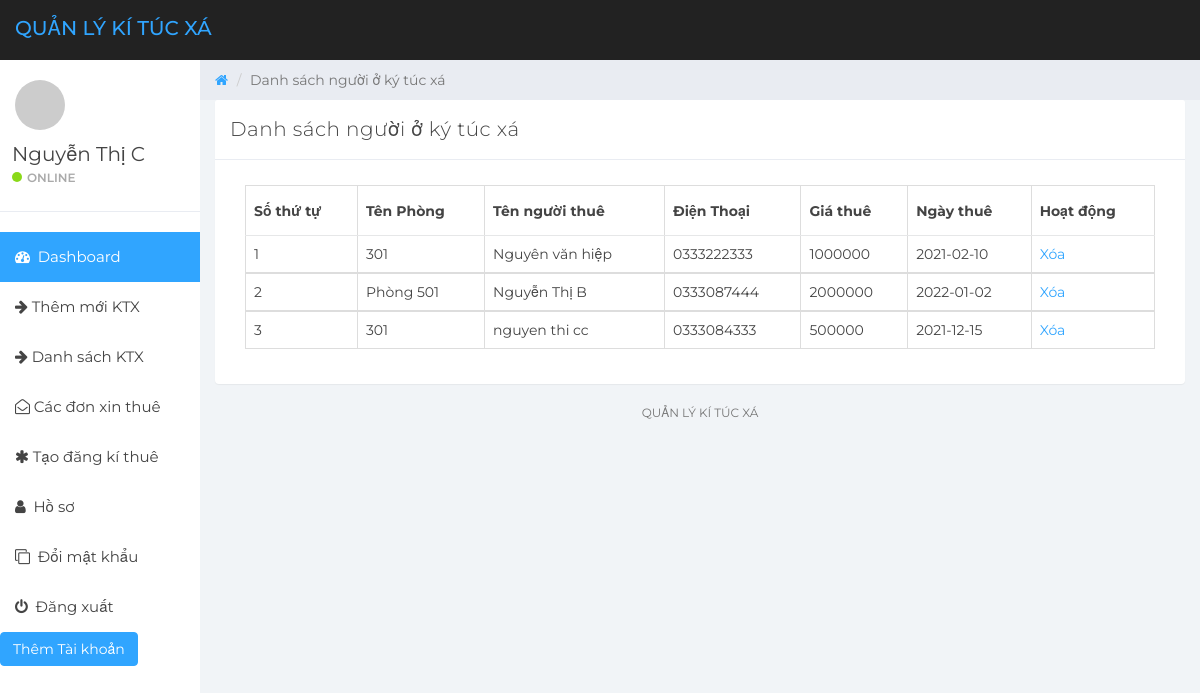
Page /manage-expense.php (signed in) on the committed database.
### tables this page shows
CREATE TABLE `tbluser` (
  `ID` int(10) NOT NULL,
  `FullName` varchar(150) DEFAULT NULL,
  `Email` varchar(200) DEFAULT NULL,
  `MobileNumber` bigint(10) DEFAULT NULL,
  `Password` varchar(200) DEFAULT NULL,
  `RegDate` timestamp NOT NULL DEFAULT current_timestamp(),
  `role` int(11) DEFAULT NULL
);

CREATE TABLE `thuephong` (
  `ID` int(10) NOT NULL,
  `UserId` int(10) NOT NULL,
  `NgayThue` date DEFAULT NULL,
  `PhongThue` varchar(200) DEFAULT NULL,
  `GiaThue` varchar(200) DEFAULT NULL,
  `Name` varchar(200) DEFAULT NULL,
  `Phone` varchar(200) DEFAULT NULL,
  `NoteDate` timestamp NULL DEFAULT current_timestamp()
);

### manage-expense.php (the view, shortened to what this page needs)
  <?php
if (strlen($_SESSION['detsuid']==0)) {
  header('location:logout.php');
  } else{
?>
<!DOCTYPE html>
<html>
<head>
	<link href="css/bootstrap.min.css" rel="stylesheet">
	<link href="css/font-awesome.min.css" rel="stylesheet">
	<link href="css/datepicker3.css" rel="stylesheet">
	<link href="css/styles.css" rel="stylesheet">
</head>
<body>
	<?php include_once('includes/header.php');?>
	<?php include_once('includes/sidebar.php');?>
	<div class="col-sm-9 col-sm-offset-3 col-lg-10 col-lg-offset-2 main">
		<div class="row">
			<ol class="breadcrumb">
				<li><a href="#">
					<em class="fa fa-home"></em>
				</a></li>
				<li class="active">Danh sách người ở ký túc xá</li>
			</ol>
		</div>
		<div class="row">
			<div class="col-lg-12">
				<div class="panel panel-default">
					<div class="panel-heading">Danh sách người ở ký túc xá</div>
					<div class="panel-body">
						<div class="col-md-12">
							<div class="table-responsive">
            <table class="table table-bordered mg-b-0">
              <thead>
                <tr>
                  <th>Số thứ tự</th>
                  <th>Tên Phòng</th>
                  <th>Tên người thuê</th>
                  <th>Điện Thoại</th>
				  <th>Giá thuê</th>
                  <th>Ngày thuê</th>
                  <th>Hoạt động</th>
                </tr>
              </thead>
              <?php
              $userid=$_SESSION['detsuid'];
$ret=mysqli_query($con,"select * from thuephong where UserId='$userid'");
$cnt=1;
while ($row=mysqli_fetch_array($ret)) {
?>
              <tbody>
                <tr>
                  <td><?php echo $cnt;?></td>
                  <td><?php  echo $row['PhongThue'];?></td>
                  <td><?php  echo $row['Name'];?></td>
				  <td><?php  echo $row['Phone'];?></td>
                  <td><?php  echo $row['GiaThue'];?></td>
				  <td><?php  echo $row['NgayThue'];?></td>
                  <td><a href="manage-expense.php?delid=<?php echo $row['ID'];?>">Xóa</a>
                </tr>
                <?php
$cnt=$cnt+1;
}?>
              </tbody>
            </table>
          </div>
						</div>
					</div>
				</div>
			</div>
			<?php include_once('includes/footer.php');?>
		</div>
	</div>
</body>
</html>
<?php }  ?>

### includes/header.php (shortened to what this page needs)
<nav class="navbar navbar-custom navbar-fixed-top" role="navigation">
        <div class="container-fluid">
            <div class="navbar-header">
                <a class="navbar-brand" href="dashboard.php"><span>Quản lý kí túc xá</span></a>
            </div>
        </div>
    </nav>

### includes/sidebar.php (shortened to what this page needs)
<?php
include('includes/dbconnection.php');
?>
<div id="sidebar-collapse" class="col-sm-3 col-lg-2 sidebar">
        <div class="profile-sidebar">
            <div class="profile-userpic">
                <img src="http://placehold.it/50/30a5ff/fff" class="img-responsive" alt="">
            </div>
            <div class="profile-usertitle">
                <?php
$uid=$_SESSION['detsuid'];
$ret=mysqli_query($con,"select FullName from tbluser where ID='$uid'");
$row=mysqli_fetch_array($ret);
$name=$row['FullName'];
?>
                <div class="profile-usertitle-name"><?php echo $name; ?></div>
                <div class="profile-usertitle-status"><span class="indicator label-success"></span>Online</div>
            </div>
        </div>
        <ul class="nav menu">
            <li class="active"><a href="dashboard.php"><em class="fa fa-dashboard">&nbsp;</em> Dashboard</a></li>
            <li><a href="add-expense.php"><em class="fa fa-arrow-right">&nbsp;</em>Thêm mới KTX</a></li>
            <li><a href="manage-expense.php"><em class="fa fa-arrow-right">&nbsp;</em>Danh sách KTX</a></li>
            <li><a href="list-add.php"><em class="fa fa-envelope-open-o">&nbsp;</em>Các đơn xin thuê</a></li>
            <li><a href="add-ktx.php"><em class="fa fa-asterisk">&nbsp;</em>Tạo đăng kí thuê</a></li>
            <li><a href="user-profile.php"><em class="fa fa-user">&nbsp;</em> Hồ sơ</a></li>
             <li><a href="change-password.php"><em class="fa fa-clone">&nbsp;</em> Đổi mật khẩu</a></li>
<li><a href="index.php"><em class="fa fa-power-off">&nbsp;</em> Đăng xuất</a></li>
<a href="register.php"  class="btn btn-primary">Thêm Tài khoản</a></span>
        </ul>
    </div>

### includes/footer.php
<div class="col-sm-12">
				<p class="back-link">Quản lý kí túc xá</p>
			</div>

### css/styles.css (style rules this page uses)
body { background: #f1f4f7; padding-top: 60px; font-size: 14px; color: #444444; font-family: "Montserrat", "Helvetica Neue", Helvetica, Arial, sans-serif; }
p { color: #777; }
a, a:hover, a:focus { color: #30a5ff; }
.navbar-custom { background: #222; height: 60px; }
.navbar-header .navbar-brand { color: #fff; font-size: 20px; text-transform: uppercase; font-weight: 500; height: 60px; padding-top: 18px; }
.navbar-header .navbar-brand span { color: #30a5ff; }
.btn-primary, .btn-primary:hover, .btn-primary:focus, .btn-primary:active, .btn-primary.active, .open > .dropdown-toggle.btn-primary, .btn-primary.disabled, .btn-primary[disabled], fieldset[disabled] .btn-primary, .btn-primary.disabled:hover, .btn-primary[disabled]:hover, fieldset[disabled] .btn-primary:hover, .btn-primary.disabled:focus, .btn-primary[disabled]:focus, fieldset[disabled] .btn-primary:focus, .btn-primary.disabled:active, .btn-primary[disabled]:active, fieldset[disabled] .btn-primary:active, .btn-primary.disabled.active, .btn-primary[disabled].active, fieldset[disabled] .btn-primary.active { background-color: #30a5ff; border-color: #30a5ff; }
.label-success { background-color: #8ad919; }
.panel { border: 0; }
.panel-heading { font-size: 20px; font-weight: 300; letter-spacing: 0.025em; height: 60px; line-height: 38px; }
.panel-default .panel-heading { background: #fff; border-bottom: 1px solid #e9ecf2; color: #444444; }
.navbar { border: 0; }
.sidebar { display: block; padding: 0; display: none; box-shadow: none; background: #fff; }
.sidebar ul { margin: 20px 0px; }
@media (min-width: 768px) { .sidebar { display: block; position: fixed; top: 60px; bottom: 0; left: 0; z-index: 1000; display: block; margin: 0; padding: 0; overflow-x: hidden; overflow-y: auto; } }
@media (min-width: 768px) { .navbar-header { width: 100%; } }
.sidebar ul.nav .active a, .sidebar ul.nav li.parent a.active, .sidebar ul.nav .active > a:hover, .sidebar ul.nav li.parent a.active:hover, .sidebar ul.nav .active > a:focus, .sidebar ul.nav li.parent a.active:focus { color: #fff; background-color: #30a5ff; }
.sidebar ul.nav li a { height: 50px; font-size: 15px; line-height: 2em; color: #444444; }
.profile-sidebar { padding: 10px 0; border-bottom: 1px solid #e9ecf2; }
.indicator { width: 10px; height: 10px; display: inline-block; border-radius: 9999px; margin-right: 5px; }
.profile-userpic img { float: left; margin: 10px 0px 0px 15px; width: 50px; height: 50px; border-radius: 9999px !important; }
.profile-usertitle { float: left; text-align: left; margin: 10px 0 0 12px; }
.profile-usertitle-name { font-size: 20px; margin-bottom: 0px; }
.profile-usertitle-status { text-transform: uppercase; color: #AAA; font-size: 12px; font-weight: 600; margin-bottom: 15px; }
.breadcrumb { border-radius: 0; padding: 10px 15px 10px 15px; background: #e9ecf2; margin: 0; }
.table { background: #fff; }
.table > thead > tr > th { border-bottom: 1px solid #e6e7e8; vertical-align: middle; height: 50px; }
p.back-link { text-align: center; margin-bottom: 20px; font-size: 12px; text-transform: uppercase; }

### rows in the picture
tbluser: FullName "Nguyễn Thị C"
thuephong: PhongThue "301", Name "Nguyên văn hiệp", Phone "0333222333", GiaThue "1000000", NgayThue "2021-02-10"
thuephong: PhongThue "Phòng 501", Name "Nguyễn Thị B", Phone "0333087444", GiaThue "2000000", NgayThue "2022-01-02"
thuephong: PhongThue "301", Name "nguyen thi cc", Phone "0333084333", GiaThue "500000", NgayThue "2021-12-15"
